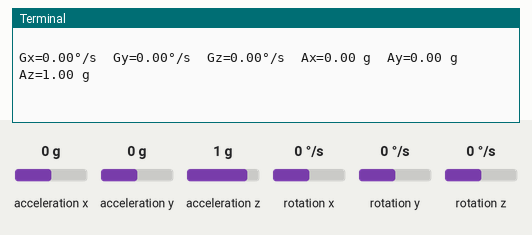
The program below on a simulated Raspberry Pi (BCM pin numbers). Parts: the last lines printed to the terminal. The inputs (shaded band) are chosen by the test bench; at power-on: acceleration x 0 g, acceleration y 0 g, acceleration z 1 g, rotation x 0 °/s, rotation y 0 °/s, rotation z 0 °/s. Files the program writes start out absent.

Above: at 1.2 s.
1.3 s: acceleration x set to -1.4 g
At 2.6 s:
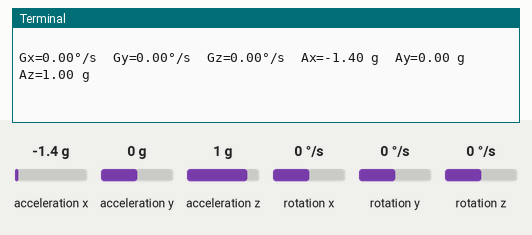
2.8 s: acceleration y set to -1.4 g
At 3.8 s:
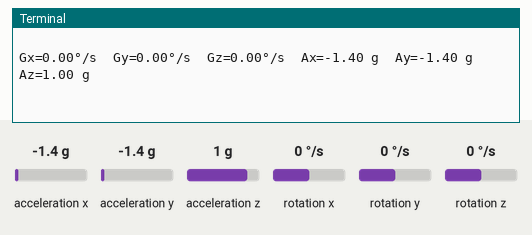
4.3 s: acceleration z set to -1.4 g
At 5.6 s:
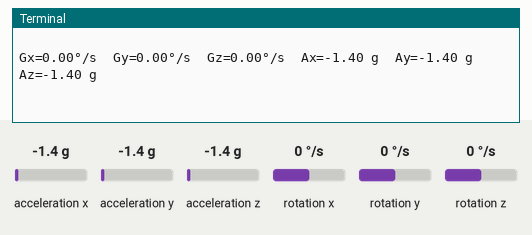
5.8 s: rotation x set to -192 °/s
At 6.9 s:
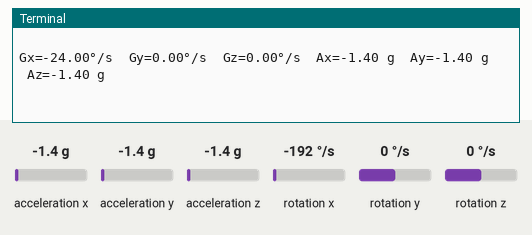
7.3 s: rotation y set to -192 °/s
At 8.9 s:
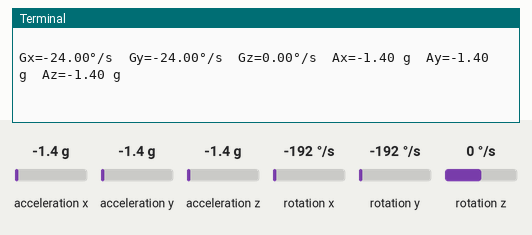

The program:

accelgyrointerface.py
```python
import smbus
from time import sleep
#dt03
PWR_MGMT_1 = 0x6B
SMPLRT_DIV = 0x19
CONFIG = 0x1A
GYRO_CONFIG = 0x1B
INT_ENABLE = 0x38
ACCEL_XOUT_H = 0x3B
ACCEL_YOUT_H = 0x3D
ACCEL_ZOUT_H = 0x3F
GYRO_XOUT_H = 0x43
GYRO_YOUT_H = 0x45
GYRO_ZOUT_H = 0x47

def MPU_Init():
	bus.write_byte_data(Device_Address, SMPLRT_DIV, 7)
	bus.write_byte_data(Device_Address, PWR_MGMT_1, 1)
	bus.write_byte_data(Device_Address, CONFIG, 0)
	bus.write_byte_data(Device_Address, GYRO_CONFIG, 24)
	bus.write_byte_data(Device_Address, INT_ENABLE, 1)

def read_raw_data(addr):
	high = bus.read_byte_data(Device_Address, addr)
	low = bus.read_byte_data(Device_Address, addr+1)
	value = ((high << 8) | low)

	if(value>32768):
		value = value - 65536
	return value

bus = smbus.SMBus(1)
Device_Address = 0x68

MPU_Init()

print("Reading Data of Gyroscope and Accelerometer")
i = 0
while i < 10:
	acc_x = read_raw_data(ACCEL_XOUT_H)
	acc_y = read_raw_data(ACCEL_YOUT_H)
	acc_z = read_raw_data(ACCEL_ZOUT_H)

	gyro_x = read_raw_data(GYRO_XOUT_H)
	gyro_y = read_raw_data(GYRO_YOUT_H)
	gyro_z = read_raw_data(GYRO_ZOUT_H)

	Ax = acc_x/16384.0
	Ay = acc_y/16384.0
	Az = acc_z/16384.0

	Gx = gyro_x/131.0
	Gy = gyro_y/131.0
	Gz = gyro_z/131.0

	f = open("accelgyro.txt", "a")
	result = ("Gx=%.2f%s/s\tGy=%.2f%s/s\tGz=%.2f%s/s\tAx=%.2f g\tAy=%.2f g\tAz=%.2f g\n" %
          (Gx, u'\u00b0', Gy, u'\u00b0', Gz, u'\u00b0', Ax, Ay, Az))
	f.write(result)
	print(result)
	f.close()
	i += 1
	sleep(1)
```

Measured:
- after the input at 1.3 s, the terminal: prints a new line after 0.72 s (image 1)
- after the input at 2.8 s, the terminal: prints a new line after 0.23 s (image 2)
- after the input at 4.3 s, the terminal: prints a new line after 0.74 s (image 3)
- after the input at 5.8 s, the terminal: prints a new line after 0.25 s (image 4)
- after the input at 7.3 s, the terminal: prints a new line after 0.76 s (image 5)
